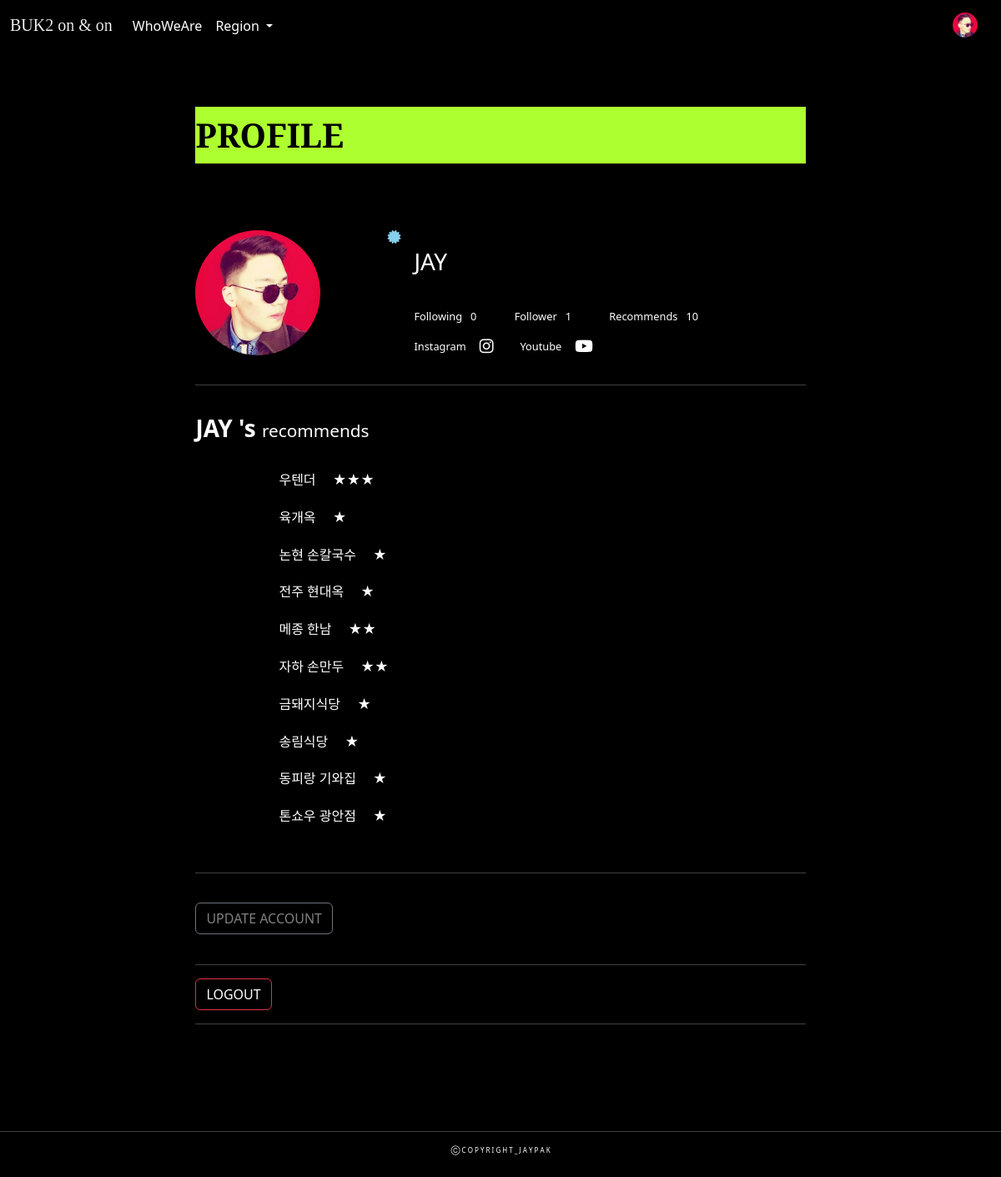
Page /accounts/profile/jay/ (signed in) on the committed database.
### accounts/models.py (models this page shows)
class User(AbstractUser):
    followings = models.ManyToManyField('self', symmetrical=False, related_name='followers')
    email = models.EmailField(
    blank = True,
    verbose_name='email',
    max_length=255,
    unique=True,
    )
    profile_pic = ProcessedImageField(
    		blank = True,
        	upload_to = 'profile/images',
        	processors = [ResizeToFill(300, 300)],
        	format = 'JPEG',
        	options = {'quality':90},
    		)
    date_of_birth = models.DateField(blank = True,null=True )
    instagram_url = models.CharField(max_length=255,null=True, blank=True,)
    twitter_url = models.CharField(max_length=255,null=True, blank=True,)
    facebook_url = models.CharField(max_length=255,null=True, blank=True,)
    youtube_url = models.CharField(max_length=255,null=True, blank=True,)

### recommends/models.py (models this page shows, shortened)
class Restaurant(models.Model):
    province = (('1','Seoul'),('2','Busan'),('3','etc.'))
    region = models.CharField(max_length=20, choices=province)
    name = models.CharField(max_length = 20)
    adress = models.CharField(max_length=50)
    stars = models.IntegerField()
    bestMenu = models.CharField(max_length=100)
    reason = models.CharField(max_length=200)
    user = models.ForeignKey(settings.AUTH_USER_MODEL, on_delete=models.CASCADE)
    mainImage = models.ImageField()
    created_at = models.DateTimeField(auto_now_add=True)

### accounts/views.py (the view)
# urls.py: path('profile/<username>/', views.profile, name='profile'),
def profile(request, username):
    User = get_user_model()
    person = User.objects.get(username=username)
    print(person.restaurant_set.count())
    if person.restaurant_set.count() >= 10 :
        recentlyUpdate = True
    else :
        recentlyUpdate = False
    context = {
            'person' : person,
            'recentlyUpdate': recentlyUpdate
        }
    return render(request, 'accounts/profile.html',context)

### accounts/templates/accounts/profile.html (shortened to what this page needs)
{% extends 'base.html' %}
{% load static %}
{% block content %}
<div style="margin:8rem;">
  <div class="container" >
    <h1 class='section_title' style="margin-top:1rem;">PROFILE</h1>
    <div style='display: flex;'>
      <div style="justify-content: center; align-items: center; align-self: center; ">
        {% if person.profile_pic %}
            <img src="{{person.profile_pic.url}}" alt="{% static 'default_avatar2.jpg' %}"  width="150" height="150" style="border-radius : 70%; overflow:hidden; margin-right:5rem;">
        {% else %}
            <img src=" {% static 'default_avatar2.jpg' %} " alt="no image"  width="150" height="150" style="border-radius : 70%; overflow:hidden; margin-right:5rem; ">
        {% endif %}
      </div>
      {% if recentlyUpdate == True  %}
        <i class="fa-sharp fa-solid fa-certificate" style="color:skyblue; margin-right:1rem;"></i>
      {% endif %}
      <section style='display: flex; flex-direction:column; justify-content:left; align-itmes:left; margin-top:1.3rem;' >
        <div class= "d-flex flex-row justify-content-left  align-itmes-left row-6 " style='margin-bottom:2rem;'>
          <h3 style='margin-right:2rem;'>
              {{person.username|upper}}
          </h3>
        </div>
        <div class="d-flex flex-row row-6" style="font-size:0.8rem; justify-content:space-round; align-itmes:center;">
          <div class="d-flex row-4 row-md-4" style=" margin-right:2rem; " >
            Following  &nbsp&nbsp <span id="followings-count">{{person.followings.all|length}}</span> &nbsp&nbsp&nbsp&nbsp
          </div>
          <div class="d-flex row-4 row-md-4" style=" margin-right:2rem; ">
            Follower   &nbsp&nbsp <span id="followers-count">{{person.followers.all|length}}</span>&nbsp&nbsp&nbsp&nbsp
          </div>
          <div class="d-flex row-4 row-md-4" style=" margin-right:2rem; ">
            Recommends  &nbsp&nbsp <span>{{person.restaurant_set.all|length}}</span>&nbsp&nbsp&nbsp&nbsp
          </div>
        </div>
        <div class="d-flex flex-row row-6" style="font-size:0.8rem; justify-content:flex-start; align-itmes:center; margin-top:1rem;">
            {% if person.instagram_url %}
              <div class="d-flex row-6 row-md-6" >Instagram
                <a href="{{person.instagram_url}}" class="btn_submit" style="background: none; border:none; margin-right:2rem; margin-left:1rem; "></a>
              </div>
            {% endif %}
            {% if person.youtube_url %}
              <div class="d-flex row-6 row-md-6">Youtube
                <a  href="{{person.youtube_url}}" class="btn_submit" style="background: none; border:none; margin-right:2rem; margin-left:1rem; "></a>
              </div>
            {% endif %}
        </div>
      </div>
    <div style=" border:1px solid none; height:1.2rem;" ></div>
    <hr>
    <div style=" border:1px solid none; height:1.2rem;" ></div>
    <h3 style="bottom:2rem; display:inline;"><b>{{person.username|upper}} 's </b></h3>
    <h2 style="bottom:2rem; display:inline; font-size:1.3rem;">recommends</h2>
    <div style=" border:1px solid none; height:2rem;" ></div>
    {% for recommend  in person.restaurant_set.all  %}
      {% if recommend.stars == 3 %}
        <div style="margin-bottom:1.3rem; margin-left:100px;">{{recommend.name}}  <span style='margin-left:1rem ;'>★★★</span></div>
      {% elif recommend.stars == 2 %}
        <div style="margin-bottom:1.3rem; margin-left:100px;">{{recommend.name}}  <span style='margin-left:1rem ;'>★★</span></div>
      {% elif recommend.stars == 1 %}
        <div style="margin-bottom:1.3rem; margin-left:100px;">{{recommend.name}}  <span style='margin-left:1rem ;'>★</span></div>
      {% elif recommend.stars == 0 %}
        <div style="margin-bottom:1.3rem; margin-left:100px;">{{recommend.name}}  <span style='margin-left:1rem ;'>none</span></div>
      {% endif %}
    {% endfor %}
    <div style=" border:1px solid none; height:1.2rem;" ></div>
    {% if request.user == person %}
      <hr>
      <div style=" border:1px solid none; height:1.2rem;" ></div>
      <a href="{% url 'accounts:update' %}" style="color:gray;" class="btn btn-outline-secondary">UPDATE ACCOUNT</a>
      <div style=" border:1px solid none; height:1.2rem;" ></div>
      <hr>
      <form action="{% url 'accounts:logout' %}" method = "POST">
          <input type="submit" value="LOGOUT"  style="color:white;" class="btn btn-outline-danger">
      </form>
      <hr>
    {% endif %}
  </div>
{% endblock content %}

### templates/base.html (shortened to what this page needs)
{% load static %}
<!DOCTYPE html>
<html lang="en">
<head>
  <link href="https://cdn.jsdelivr.net/npm/bootstrap@5.2.0-beta1/dist/css/bootstrap.min.css" rel="stylesheet">
  <link rel="stylesheet" href="https://cdnjs.cloudflare.com/ajax/libs/font-awesome/5.8.2/css/all.min.css"/>
  <link rel="stylesheet" href="{% static 'css/style.css' %}">
</head>
<body style="background-color: black ; color:white; box-sizing: border-box; ">
    <div class ="main_nav" >
        <nav class="navbar navbar-dark navbar-expand-lg" style="background: rgba(0, 0, 0, .5); position:fixed;width: 100%; top: 0%;">
            <div class="container-fluid" >
                <a class="navbar-brand" href="{% url 'buk2on_on:index' %}" style="color:white ; font-family:impact ;-webkit-text-stroke-width: 0.01rem;-webkit-text-stroke-color:black;"> BUK2 on & on </a>
                <div class="collapse navbar-collapse" id="navbarSupportedContent"  >
                    <ul class="navbar-nav me-auto mb-2 mb-lg-0" >
                        <li class="nav-item" style='margin-top:0.2rem;'>
                            <a class="nav-link" href='https://www.notion.so/hphk-edu/f63f5d9b2f314af1a081e4ba556db742?v=b42bccc9c40843468e7b53c6ef72e5b4' style="color:white">
                                WhoWeAre
                            </a>
                        </li>
                        <li class="nav-item dropdown" style='margin-top:0.2rem;'>
                            <a class="nav-link dropdown-toggle" href="#" role="button" data-bs-toggle="dropdown" aria-expanded="false"style="color:white">
                            Region
                            </a>
                        </li>
                    </ul>
                    {% if request.user.is_authenticated%}
                        <div class="d-flex" style=" ">
                            {% if request.user.profile_pic %}
                                <a href="{% url 'accounts:profile' user.username %}">
                                    <img src="{{user.profile_pic.url}}" alt="no image"  width="30" height="30" style="border-radius : 70%; overflow:hidden; margin-right:1rem;">
                                </a>
                            {% else %}
                                <a href="{% url 'accounts:profile' user.username %}">
                                    <img src=" {% static 'default_avatar2.jpg' %} " alt="no image"  width="30" height="30" style="border-radius : 70%; overflow:hidden; margin-right:1rem; ">
                                </a>
                            {% endif %}
                        </div>
                    {% endif %}
                </div>
            </div>
        </nav>
    </div>
  <div>
    {% block content %}
    {% endblock content %}
  </div>
  <hr>
</body>
<footer>Ⓒ C O P Y R I G H T _ J A Y P A K</footer>
</html>

### static/css/style.css (style rules this page uses)
.container { width:80%; }
.main_nav { z-index : 2 ; }
footer { z-index : 3 ; position: relative; text-align: center; width: 100%; bottom: 2rem; font-size: 0.5rem; }
.section_title { color: black; margin-bottom: 5rem; font-family: 'Playfair Display', serif; background-color: greenyellow; font-weight : bold; padding-top : 10px; padding-bottom : 10px; }

### rows in the picture
User: profile_pic (picture), username "JAY", followings.all|length "0", followers.all|length "1", restaurant_set.all|length "10"
Restaurant: name "우텐더"
Restaurant: name "육개옥"
Restaurant: name "논현 손칼국수"
Restaurant: name "전주 현대옥"
Restaurant: name "메종 한남"
Restaurant: name "자하 손만두"
Restaurant: name "금돼지식당"
Restaurant: name "송림식당"
Restaurant: name "동피랑 기와집"
Restaurant: name "톤쇼우 광안점"
